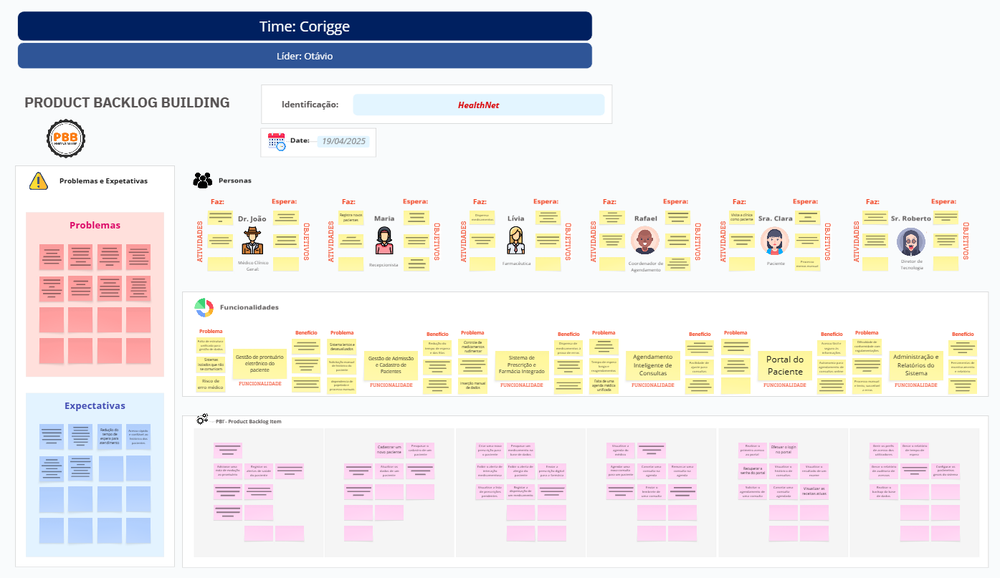
#> input picture entregas/unidade03/assets/imagemcompleta.png, 1000 x 578 px, shrunk from 1395 x 807 before the run
$ python -i utils.py   (imports and definitions only)
#> lines starting #> are read from the running program, lines starting #| are printed output that depends on the picture
#> further down, picture is the input picture: shape (578, 1000, 3); mean B, G, R 231.9, 230.9, 232.9
import json
import os
import random
from PIL import Image
import cv2
import numpy as np


# [20 lines left out: function show_image, not called in this run]

class CircleIdentificationMethods:
    VC = "VC"
    SIMPLE = "SIMPLE"
    SELF_IMPROVING_AI = "SELF_IMPROVING_AI"

class FlagNames:
    CornerDetection = "corner_detection"
    EdgeDetection = "edge_detection"
    Morphology = "morphology"
    FinalCorners = "final_corners"
    AngleDetection = "angle_detection"
    LegacyAngleDetection = "legacy_angle_detection"
    LegacyShowParamResults = "legacy_show_param_results"
    LegacyShowAverageResult = "legacy_show_average_result"
    LegacyShowFinalImage = "legacy_show_final_image"
    LegacyShowNormalization = "legacy_show_normalization"

class Utils:

    __debug = True

    __image_show_flags = {
        FlagNames.CornerDetection: False,
        FlagNames.EdgeDetection: False,
        FlagNames.Morphology: False,
        FlagNames.FinalCorners: False,
        FlagNames.AngleDetection: False,
        FlagNames.LegacyAngleDetection: False,
        FlagNames.LegacyShowParamResults: False,
        FlagNames.LegacyShowAverageResult: False,
        FlagNames.LegacyShowFinalImage: False,
        FlagNames.LegacyShowNormalization: False,
    }

    # [7 lines left out: function show_image, not called in this run]

    @staticmethod
    def get_version():
        return "0.0.1"

    @staticmethod
    def is_debug():
        return Utils.__debug

    @staticmethod
    def set_debug(debug):
        Utils.__debug = debug

    @staticmethod
    def log_error(message):
        print(f"Error: {message}")

    @staticmethod
    def log_info(message):
        print(f"Info: {message}")


    @staticmethod
    def log_important_info(message):
        print(f"Important Info: {message}")

    @staticmethod
    def random_hex(length):
        return random.randbytes(length).hex()

    # [15 lines left out: functions load_training_data_for_circles_optimization, save_training_data_for_circles_optimization, not called in this run]


    @staticmethod
    # Automatic brightness and contrast optimization with optional histogram clipping
    def automatic_brightness_and_contrast(image, clip_hist_percent=1):

#> called with clip_hist_percent = 1
        if type(image) == Image.Image:
            image = cv2.cvtColor(np.array(image), cv2.COLOR_BGR2RGB)

        gray = cv2.cvtColor(image, cv2.COLOR_BGR2GRAY)
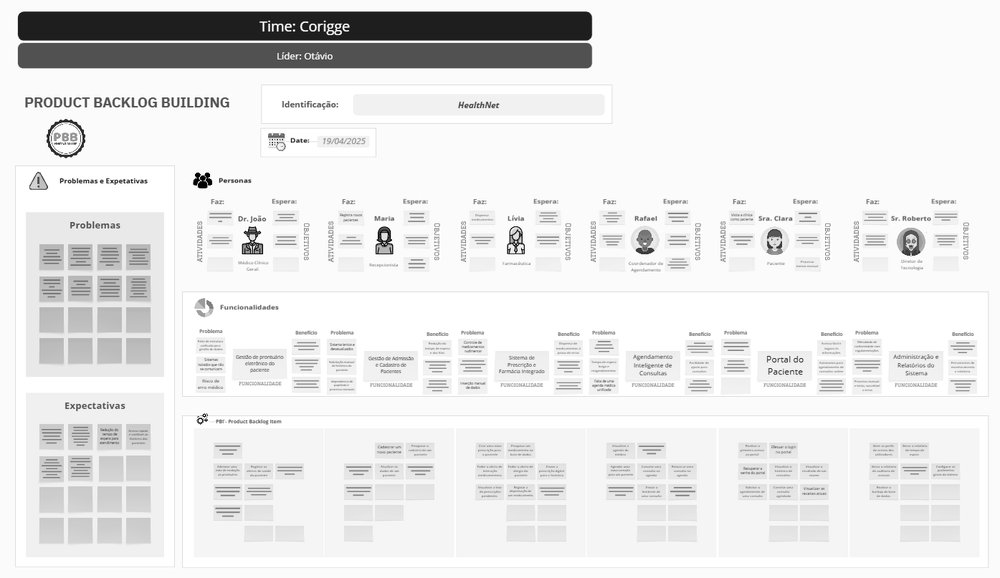
#> gray: shape (578, 1000); min 0, max 255, mean 231.8

        # Calculate grayscale histogram
        hist = cv2.calcHist([gray],[0],None,[256],[0,256])
#> hist = 256 values, max 208269 at index 251, min 5 at index 13, mean 2257.8
        hist_size = len(hist)
#> hist_size = 256

        # Calculate cumulative distribution from the histogram
        accumulator = []
        accumulator.append(float(hist[0]))
        for index in range(1, hist_size):
            accumulator.append(accumulator[index -1] + float(hist[index]))
#> after the loop, accumulator = 256 values from 63 to 578000

        # Locate points to clip
        maximum = accumulator[-1]
#> maximum = 578000
        clip_hist_percent *= (maximum/100.0)
#> clip_hist_percent = 5780
        clip_hist_percent /= 2.0
#> clip_hist_percent = 2890

        # Locate left cut
        minimum_gray = 0
        while accumulator[minimum_gray] < clip_hist_percent:
            minimum_gray += 1
#> this loop made 30 passes
#> after the loop, minimum_gray = 30

        # Locate right cut
        maximum_gray = hist_size -1
#> maximum_gray = 255
        while accumulator[maximum_gray] >= (maximum - clip_hist_percent):
            maximum_gray -= 1
#> this loop made 1 pass
#> maximum_gray on pass 1: 254
#> after the loop, maximum_gray = 254

        # Calculate alpha and beta values
        alpha = 255 / (maximum_gray - minimum_gray)
#> alpha = 1.14
        beta = -minimum_gray * alpha
#> beta = -34.15

        '''
        # Calculate new histogram with desired range and show histogram
        new_hist = cv2.calcHist([gray],[0],None,[256],[minimum_gray,maximum_gray])
        plt.plot(hist)
        plt.plot(new_hist)
        plt.xlim([0,256])
        plt.show()
        '''

        auto_result = cv2.convertScaleAbs(image, alpha=alpha, beta=beta)
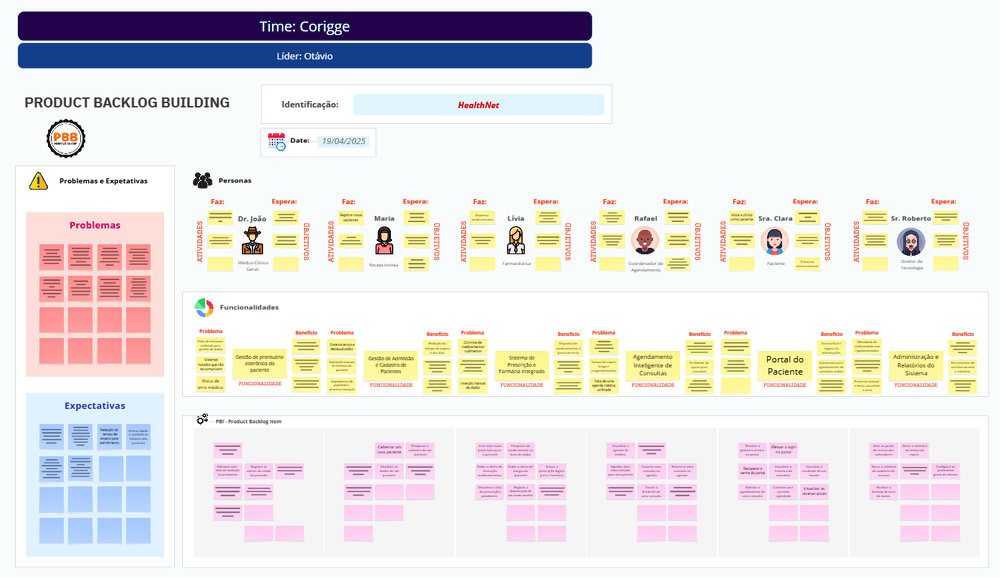
#> auto_result: shape (578, 1000, 3); mean B, G, R 229.7, 228.8, 232.5
        return (auto_result, alpha, beta)

    # [4 lines left out: function set_image_show_flag, not called in this run]

    @staticmethod
    def get_image_show_flag(flag_name):
        return Utils.__image_show_flags.get(flag_name, False)

>>> import cv2
>>> picture = cv2.imread('../../entregas/unidade03/assets/imagemcompleta.png')
>>> result = Utils().automatic_brightness_and_contrast(picture)

$ run again, on entregas/unidade03/assets/Joao.png
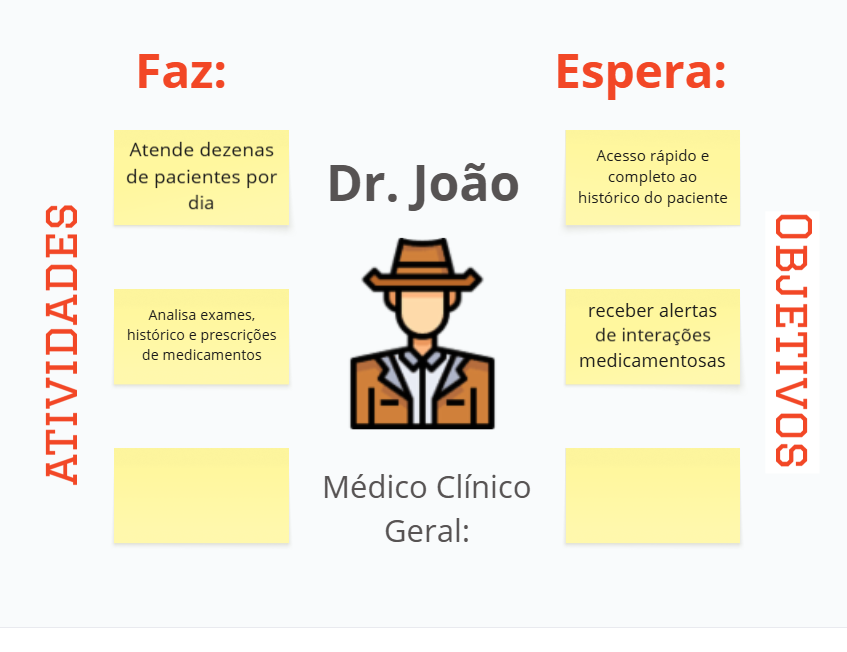
#> input picture entregas/unidade03/assets/Joao.png, 847 x 652 px
#> picture is the input picture: shape (652, 847, 3); mean B, G, R 223.2, 238.4, 242.4
#> in automatic_brightness_and_contrast, `gray = cv2.cvtColor(image, cv2.COLOR_BGR2GRAY)`:
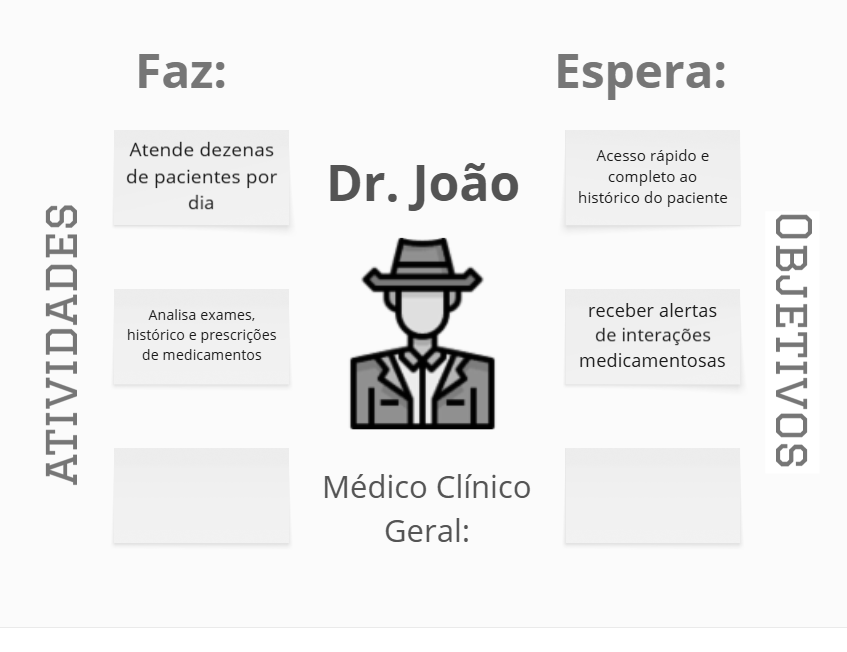
#> gray: shape (652, 847); min 0, max 255, mean 238.2
#> hist = 256 values, max 372344 at index 251, min 13 at index 252, mean 2157.2
#> hist_size = 256
#> after the loop in automatic_brightness_and_contrast, `for index in range(1, hist_size):`: accumulator = 256 values from 137 to 552244
#> maximum = 552244
#> in automatic_brightness_and_contrast, `clip_hist_percent *= (maximum/100.0)`: clip_hist_percent = 5522.4
#> in automatic_brightness_and_contrast, `clip_hist_percent /= 2.0`: clip_hist_percent = 2761.2
#> the loop in automatic_brightness_and_contrast, `while accumulator[minimum_gray] < clip_hist_percent:` made 4 passes
#> after the loop in automatic_brightness_and_contrast, `while accumulator[minimum_gray] < clip_hist_percent:`: minimum_gray = 4
#> in automatic_brightness_and_contrast, `maximum_gray = hist_size -1`: maximum_gray = 255
#> the loop in automatic_brightness_and_contrast, `while accumulator[maximum_gray] >= (maximum - clip_hist_percent):` made 1 pass
#> maximum_gray on pass 1: 254
#> after the loop in automatic_brightness_and_contrast, `while accumulator[maximum_gray] >= (maximum - clip_hist_percent):`: maximum_gray = 254
#> alpha = 1.02
#> beta = -4.08

$ run again, on entregas/unidade03/assets/Lívia.png
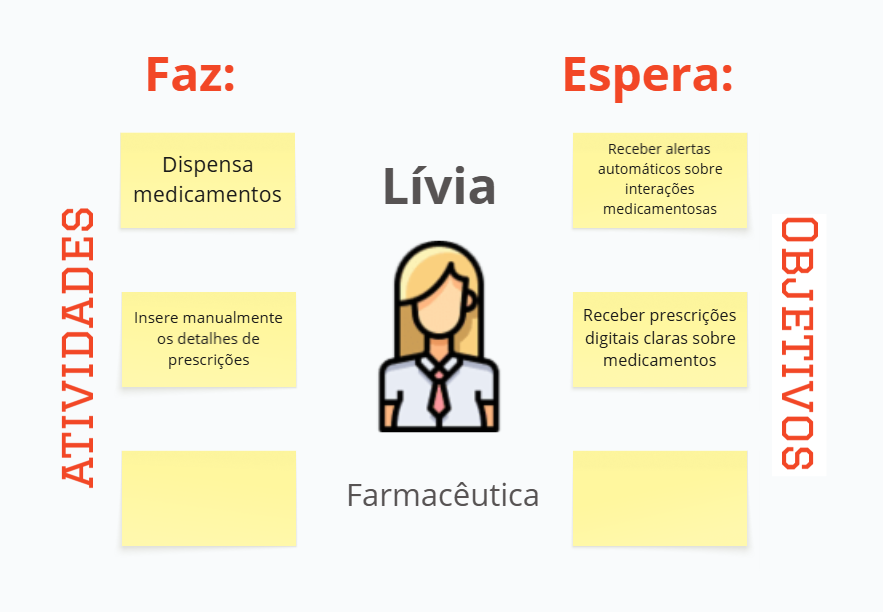
#> input picture entregas/unidade03/assets/Lívia.png, 883 x 612 px
#> picture is the input picture: shape (612, 883, 3); mean B, G, R 224.8, 240.2, 243.8
#> in automatic_brightness_and_contrast, `gray = cv2.cvtColor(image, cv2.COLOR_BGR2GRAY)`:
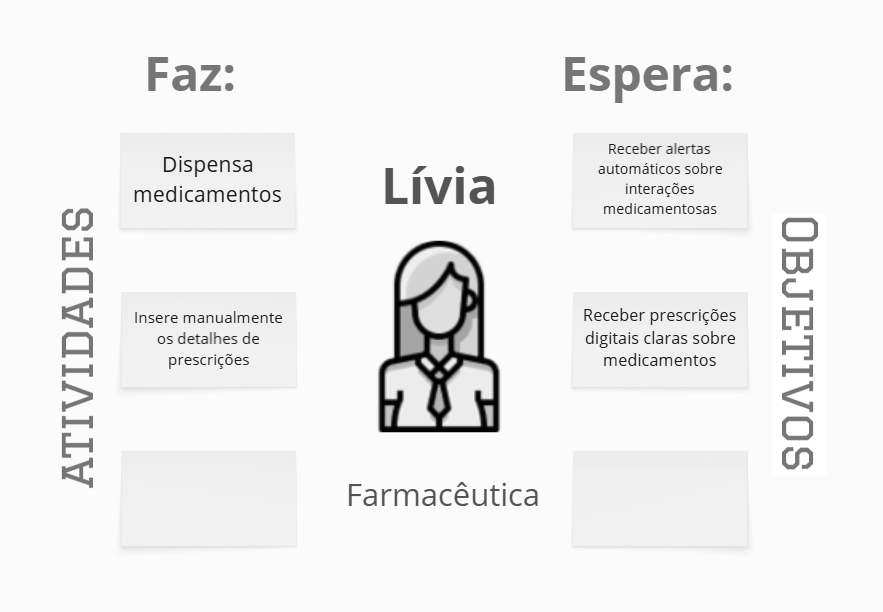
#> gray: shape (612, 883); min 0, max 255, mean 239.9
#> hist = 256 values, max 382686 at index 251, min 20 at index 42, mean 2110.9
#> hist_size = 256
#> after the loop in automatic_brightness_and_contrast, `for index in range(1, hist_size):`: accumulator = 256 values from 111 to 540396
#> maximum = 540396
#> in automatic_brightness_and_contrast, `clip_hist_percent *= (maximum/100.0)`: clip_hist_percent = 5404
#> in automatic_brightness_and_contrast, `clip_hist_percent /= 2.0`: clip_hist_percent = 2702
#> the loop in automatic_brightness_and_contrast, `while accumulator[minimum_gray] < clip_hist_percent:` made 7 passes
#> after the loop in automatic_brightness_and_contrast, `while accumulator[minimum_gray] < clip_hist_percent:`: minimum_gray = 7
#> in automatic_brightness_and_contrast, `maximum_gray = hist_size -1`: maximum_gray = 255
#> the loop in automatic_brightness_and_contrast, `while accumulator[maximum_gray] >= (maximum - clip_hist_percent):` made 1 pass
#> maximum_gray on pass 1: 254
#> after the loop in automatic_brightness_and_contrast, `while accumulator[maximum_gray] >= (maximum - clip_hist_percent):`: maximum_gray = 254
#> alpha = 1.03
#> beta = -7.23
